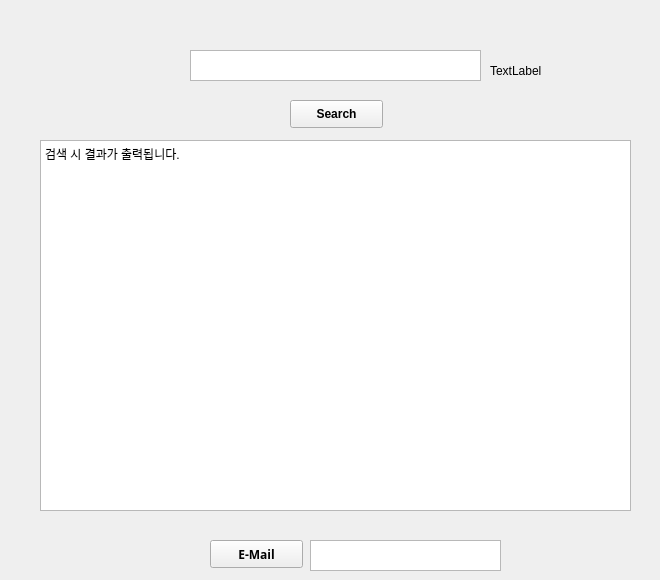
   <widget class="QWidget" name="tab_4">
    <attribute name="title">
     <string>Search(Ingredient)</string>
    </attribute>
    <widget class="QTextEdit" name="textEdit_7">
     <property name="geometry">
      <rect>
       <x>190</x>
       <y>50</y>
       <width>291</width>
       <height>31</height>
      </rect>
     </property>
    </widget>
    <widget class="QPushButton" name="pushButton_4">
     <property name="geometry">
      <rect>
       <x>290</x>
       <y>100</y>
       <width>93</width>
       <height>28</height>
      </rect>
     </property>
     <property name="font">
      <font>
       <weight>75</weight>
       <bold>true</bold>
      </font>
     </property>
     <property name="text">
      <string>Search</string>
     </property>
    </widget>
    <widget class="QTextBrowser" name="textBrowser">
     <property name="geometry">
      <rect>
       <x>40</x>
       <y>140</y>
       <width>591</width>
       <height>371</height>
      </rect>
     </property>
     <property name="html">
      <string>&lt;!DOCTYPE HTML PUBLIC &quot;-//W3C//DTD HTML 4.0//EN&quot; &quot;http://www.w3.org/TR/REC-html40/strict.dtd&quot;&gt;
&lt;html&gt;&lt;head&gt;&lt;meta name=&quot;qrichtext&quot; content=&quot;1&quot; /&gt;&lt;style type=&quot;text/css&quot;&gt;
p, li { white-space: pre-wrap; }
&lt;/style&gt;&lt;/head&gt;&lt;body style=&quot; font-family:'휴먼매직체'; font-size:9pt; font-weight:400; font-style:normal;&quot;&gt;
&lt;p style=&quot; margin-top:0px; margin-bottom:0px; margin-left:0px; margin-right:0px; -qt-block-indent:0; text-indent:0px;&quot;&gt;&lt;span style=&quot; font-family:'Gulim';&quot;&gt;검색 시 결과가 출력됩니다.&lt;/span&gt;&lt;/p&gt;&lt;/body&gt;&lt;/html&gt;</string>
     </property>
    </widget>
    <widget class="QLabel" name="ingrePic2">
     <property name="geometry">
      <rect>
       <x>490</x>
       <y>20</y>
       <width>161</width>
       <height>101</height>
      </rect>
     </property>
     <property name="text">
      <string>TextLabel</string>
     </property>
    </widget>
    <widget class="QPushButton" name="pushButton_6">
     <property name="geometry">
      <rect>
       <x>210</x>
       <y>540</y>
       <width>93</width>
       <height>28</height>
      </rect>
     </property>
     <property name="font">
      <font>
       <family>휴먼매직체</family>
       <weight>75</weight>
       <bold>true</bold>
      </font>
     </property>
     <property name="text">
      <string>E-Mail</string>
     </property>
    </widget>
    <widget class="QTextBrowser" name="textBrowser_16">
     <property name="geometry">
      <rect>
       <x>310</x>
       <y>540</y>
       <width>191</width>
       <height>31</height>
      </rect>
     </property>
     <property name="html">
      <string>&lt;!DOCTYPE HTML PUBLIC &quot;-//W3C//DTD HTML 4.0//EN&quot; &quot;http://www.w3.org/TR/REC-html40/strict.dtd&quot;&gt;
&lt;html&gt;&lt;head&gt;&lt;meta name=&quot;qrichtext&quot; content=&quot;1&quot; /&gt;&lt;style type=&quot;text/css&quot;&gt;
p, li { white-space: pre-wrap; }
&lt;/style&gt;&lt;/head&gt;&lt;body style=&quot; font-family:'휴먼매직체'; font-size:9pt; font-weight:400; font-style:normal;&quot;&gt;
&lt;p style=&quot;-qt-paragraph-type:empty; margin-top:0px; margin-bottom:0px; margin-left:0px; margin-right:0px; -qt-block-indent:0; text-indent:0px; font-family:'Gulim';&quot;&gt;&lt;br /&gt;&lt;/p&gt;&lt;/body&gt;&lt;/html&gt;</string>
     </property>
    </widget>
   </widget>
